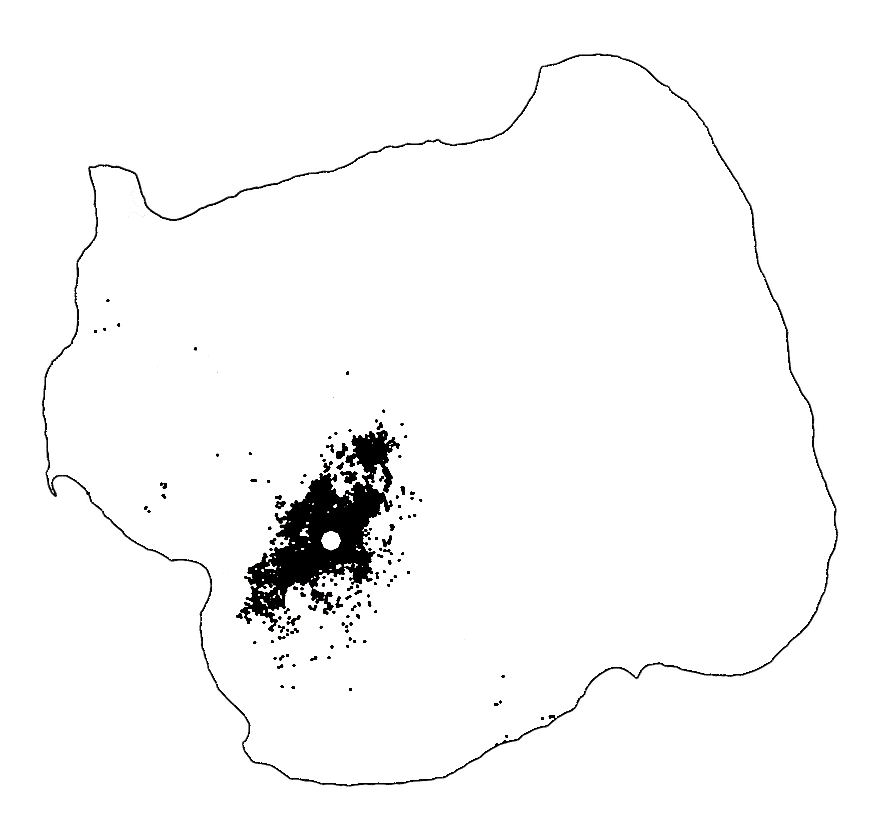
#> input picture data/injections_bk/CJ122.DY.png, 875 x 825 px, given in place of CJ78.FB.png, which was not available
$ jupyter execute --allow-errors marmoset_gradient.ipynb   (shell and % lines are left out)   (older library calls are emulated)   (text cells are left out)
#> lines starting #> are read from the running program, lines starting #| are printed output that depends on the picture; after the words box and inside, x2 and y2 are one past the last pixel; in counts of white or black regions, pixels touching at a corner belong together; pictures that were not available may be replaced by others from this repository, and a replacement may not be noted
[cell 1]

import os, sys
import numpy as np
import pandas as pd
import scipy as sp
from scipy.ndimage import morphology
from sklearn.metrics import pairwise_distances
from PIL import Image, ImageFilter, ImageDraw
import matplotlib.pylab as plt
import matplotlib.cm as cm
import json
import mapalign
from mapalign import embed

def mask_image(filename):

#> called with filename = '../data/injections_bk/CJ78.FB.png'
    imgD = Image.open(filename)
#> imgD is the input picture: PIL image 875x825 RGBA; mean R, G, B, A 247.3, 247.3, 247.2, 6.6
    imgB = np.asarray(imgD).copy()
    imgB[:,:,:3] = np.where(imgB[:,:,:3] < 255, 0., 255.)
    imgB[:,:,3]  = np.where(imgB[:,:,3] > 1, 255., 0.)
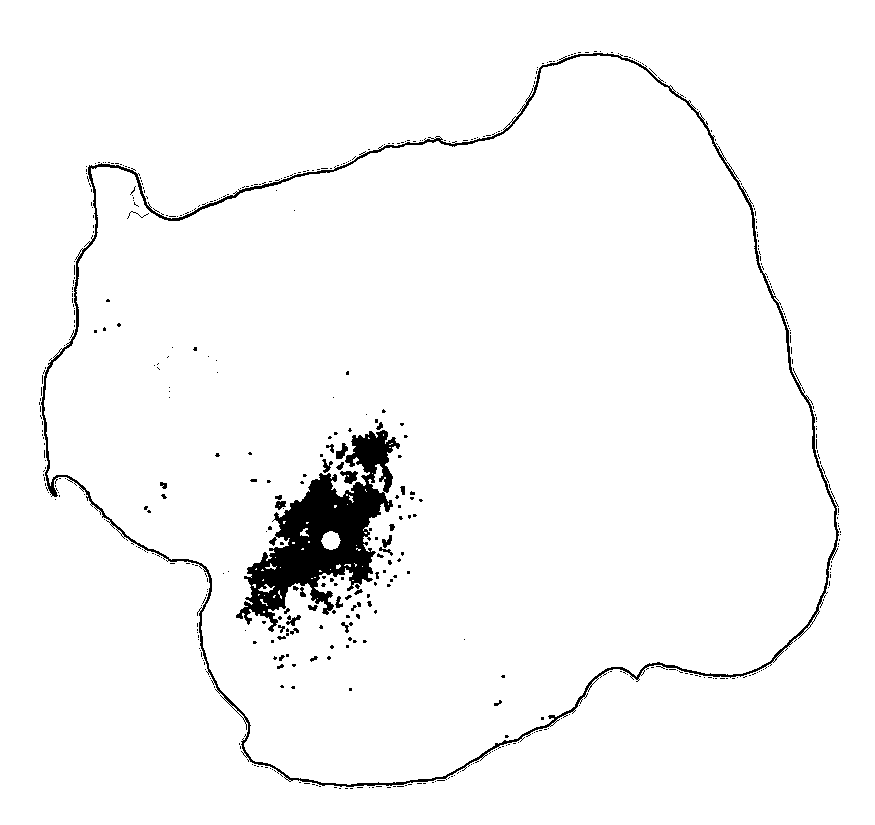
#> imgB: shape (825, 875, 4); mean R, G, B, A 246.7, 246.7, 246.7, 8; transparent parts drawn white

    e = morphology.binary_fill_holes(imgB[:,:,3])
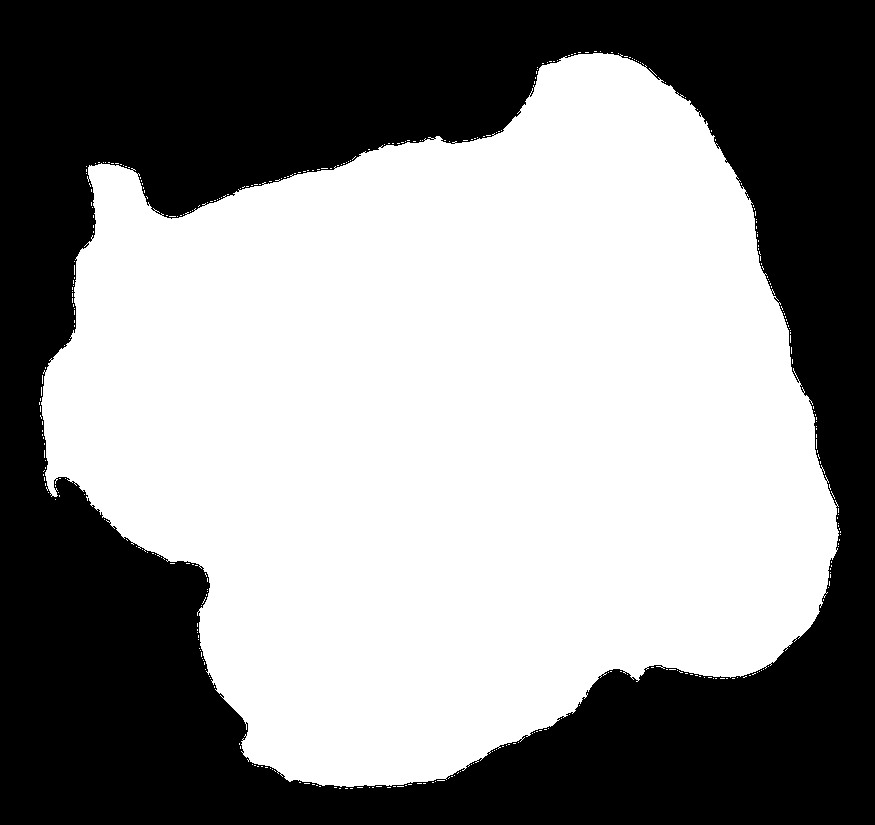
#> e: shape (825, 875) bool; 55.5% white; 1 black region, box (x1, y1, x2, y2) and area: (0, 0, 875, 825) 321261
    e = morphology.binary_closing(e)
#> e: shape (825, 875) bool; 55.8% white; 1 black region, box (x1, y1, x2, y2) and area: (0, 0, 875, 825) 319142
    e = morphology.binary_erosion(e)
#> e: shape (825, 875) bool; 55.4% white; 1 black region, box (x1, y1, x2, y2) and area: (0, 0, 875, 825) 321815
    e = morphology.binary_erosion(e)
#> e: shape (825, 875) bool; 55.1% white; 1 black region, box (x1, y1, x2, y2) and area: (0, 0, 875, 825) 324319
    e = morphology.binary_erosion(e)
#> e: shape (825, 875) bool; 54.7% white; 1 black region, box (x1, y1, x2, y2) and area: (0, 0, 875, 825) 326779
    e = morphology.binary_erosion(e)
#> e: shape (825, 875) bool; 54.4% white; 1 black region, box (x1, y1, x2, y2) and area: (0, 0, 875, 825) 329214
    e = morphology.binary_erosion(e)
#> e: shape (825, 875) bool; 54.1% white; 1 black region, box (x1, y1, x2, y2) and area: (0, 0, 875, 825) 331634
    e = morphology.binary_erosion(e)
#> e: shape (825, 875) bool; 53.7% white; 1 black region, box (x1, y1, x2, y2) and area: (0, 0, 875, 825) 334030
    im = imgB.copy()
    im[:,:,3] = e * im[:,:,3]
    im[:,:,0] = 255. - im[:,:,3]
    im[:,:,1] = 255. - im[:,:,3]
    im[:,:,2] = 255. - im[:,:,3]

    return np.asarray(im).astype('float')

col = {}
col['CTBgr']=1
col['CTBr']=0
col['DY']=[1,2]
col['FB']=2
col['FE']=1
col['FR']=0


def keep_Temp(dfX):
    dfX = dfX[(dfX.target.str.contains("Au")) | (dfX.target.str.contains("TPO")) | (dfX.target.str.contains("TE3")) | (dfX.target.str.contains("PGa"))]
    return dfX

def ind_keepTemp(dfX):
    return dfX[dfX.target.str.contains("Au") | dfX.target.str.contains("TPO") | dfX.target.str.contains("TE3") | dfX.target.str.contains("PGa")].index

def load_data(keepTemp = False):

    df_orig = pd.read_csv('../data/marmoset_brain_architecture_all_injections.txt')
    df_orig = df_orig.drop_duplicates(subset=['case_id', 'tracer_id'])

    if keepTemp:
        df_orig = keep_Temp(df_orig)

    with open('../data/injection_locations_on_flatmap.txt', 'r') as myfile:
        data=myfile.read().split("}, {")
    d = []
    for i in data:
        d.append(i.replace("{","").replace("}",""))
    x = json.loads("{" + d[0]+ "}")
    df = pd.DataFrame(columns=x.keys())
    for i in range(len(d)):
        x = json.loads("{" + d[i] + "}")
        df = df.append(x, ignore_index=True)

    unique_index1 = pd.Index(df['display_name'])
    unique_index2 = pd.Index(df['tracer'])
    unique_index3 = pd.Index(df['region'])

    df['stridx']=df.index

    id_flat = []
    for i,n in enumerate(df_orig['Unnamed: 0']):
        try:
            nx = np.where(unique_index1.str.contains(df_orig['case_id'].iloc[i]) & unique_index2.str.contains(df_orig['tracer_id'].iloc[i]))[0]
            if len(nx) == 1:
                id_flat.append(nx)
            else:
                nx = np.where(unique_index1.str.contains(df_orig['case_id'].iloc[i][:4]) & unique_index2.str.contains(df_orig['tracer_id'].iloc[i]))[0]
                if len(nx) == 1:
                    id_flat.append(nx)
                else:
                    nx = np.where(unique_index1.str.contains(df_orig['case_id'].iloc[i][:5]) & unique_index2.str.contains(df_orig['tracer_id'].iloc[i]))[0]
                    if len(nx) == 1:
                        id_flat.append(nx)
                    else:
                        nx = np.where(unique_index1.str.contains(df_orig['case_id'].iloc[i]) & unique_index2.str.contains(df_orig['tracer_id'].iloc[i]) &
                                      unique_index3.str.contains(df_orig['target'].iloc[i]))[0]
                        if len(nx) == 1:
                            id_flat.append(nx)
                        else:
                            print(df_orig['case_id'].iloc[i],  df_orig['tracer_id'].iloc[i], df_orig['target'].iloc[i])
        except:
            a = 1

    return df_orig, df, id_flat

# Load data
#> (the rest of this cell did not finish here and is left out)

[cell 2]
def make_figure(pairs, cols, filename, no_bkgrd = False, circ_outline = False):

    pairs = np.asarray(pairs)
    p = np.ones((pairs.shape[0], 825, 875, 4)) * 255.

    for i in range(pairs.shape[0]):
        for j in range(np.shape(pairs[i])[0]):
            if j == 0:
                p[i] = mask_image("../data/injections_bk/CJ%s.%s.png" % tuple(pairs[i][j][:])) / 255.
            else:
                p[i] += (mask_image("../data/injections_bk/CJ%s.%s.png" % tuple(pairs[i][j][:])) / 255.)
        p[i] /= np.float(np.shape(pairs[i])[0])
        p[i] *= 255.
        y,x = np.where(p[i][:,:,3] > 2.)
        p[i][y,x,:] = c[cols[i]]

    g = p[:,:,:,:3].copy()
    g[g == 255.] = np.nan
    p[:,:,:,:3] = g
    g = p[:,:,:,3].copy()
    g[g > 1.] = 255.
    g[g <= 1.] = np.nan
    p[:,:,:,3] = g
    b = np.nanmean(p, axis=0)
    b[np.isnan(b)] = 255

    imgT = Image.fromarray(mask_image("../data/injections_bk/CJ%s.%s.png" % tuple(pairs[0][0][:])).astype('uint8')).copy()
    pix = imgT.load()
    for j in range(p.shape[2]):
        for k in range(p.shape[1]):
            pix[j,k] = tuple((255,255,255,255))

    for j in range(p.shape[1]):
        for k in range(p.shape[2]):
            if b[j,k].sum() == 255*4:
                b[j,k] = tuple((255,255,255,0))

    for j in range(p.shape[2]):
        for k in range(p.shape[1]):
            pix[j,k] = tuple([int(f) for f in b[k,j,:]])

    if no_bkgrd:
        bkgd = Image.open("../templates/template_outlines_ai_thin.png")
    else:
        bkgd = Image.open("../templates/template_bw.png")
    bkgd.paste(imgT, (0, 0), imgT)
    outline = Image.open("../templates/template_outlines_ai_thin.png")
    if no_bkgrd:
        bkgd.alpha_composite(outline, (0, 0))
    else:
        bkgd.paste(outline, (0, 0), outline)

    for i in range(pairs.shape[0]):
        for j in range(np.shape(pairs[i])[0]):
            image = Image.new('RGBA', (inj_circ_diam,inj_circ_diam))
            draw = ImageDraw.Draw(image)
            if cols[i] == 5:
                outlineC = 'white'
            else:
                outlineC = 'black'

            if circ_outline:
                outlineC = circ_outline

            draw = draw.ellipse((0, 0, inj_circ_diam-1, inj_circ_diam-1), fill = c[cols[i]], outline = outlineC)
            image.save('../output/circle.png', "PNG")
            circle = Image.open("../output/circle.png")

            idx = int(np.where((df.case_id == 'CJ%s' % pairs[i][j][0]) & (df.tracer == pairs[i][j][1]))[0])
            try:
                bkgd.paste(circle, (int(trans_coords[idx,1].squeeze()-(inj_circ_diam/2)), int(trans_coords[idx,0].squeeze()-(inj_circ_diam/2))), circle)
            except:
                print("problem with " + str(i))
                a = 1

    bkgd.save(filename)
    return bkgd

[cell 3]
# Create summary_figure:

pairs_summary = [[['78', 'FB'],
                ['173', 'DY']],
                [['111', 'FR'],
                ['112', 'FE']],
                [['110', 'FE'],
                ['116', 'FR']],
                [['125X', 'FR'],
                ['75X', 'DY']],
                [['73X', 'FB'],
                ['181', 'DY']],
                [['70X', 'DY'],
                ['178', 'CTBr']]]

#> (the rest of this cell did not finish here and is left out)

[cell 4]
# Create posterior figure:

pairs_posterior = [[['56', 'FB'],
                  ['56', 'FE'],
                  ['56', 'FR']],
                 [['180', 'CTBr'],
                  ['180', 'DY'],
                  ['122', 'FB']]]

#> (the rest of this cell did not finish here and is left out)

#> call 3 of mask_image, with filename = '../data/injections_bk/CJ56.FB.png'
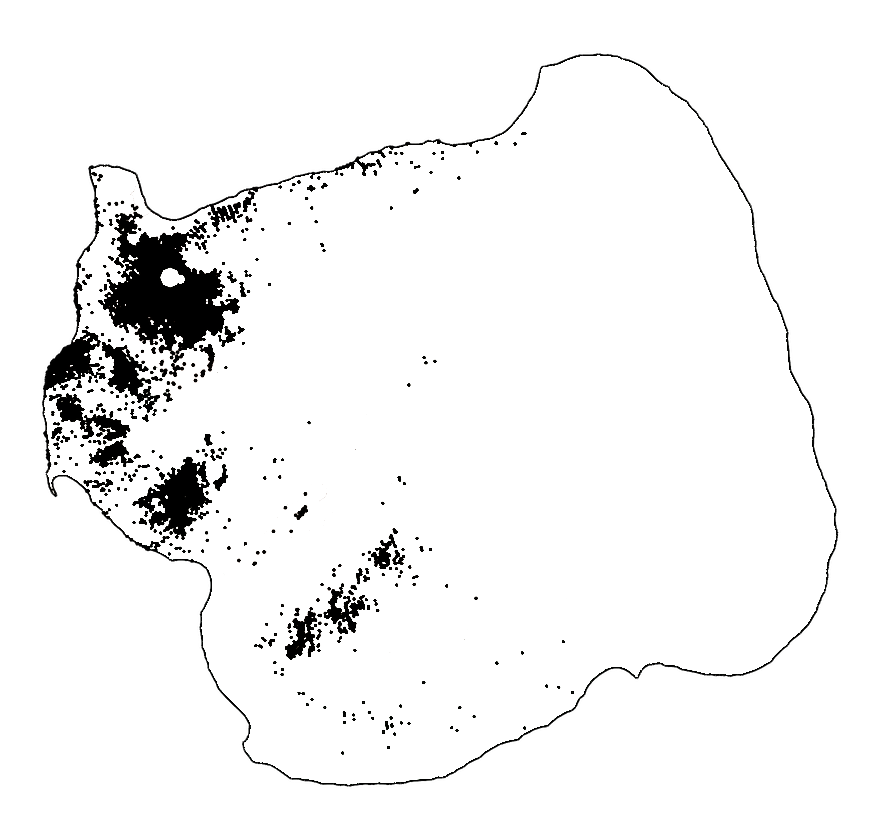
#> input picture data/injections_bk/CJ164.DY.png, 875 x 825 px, given in place of CJ56.FB.png, which was not available
#> in mask_image, imgD is the input picture: PIL image 875x825 RGBA; mean R, G, B, A 242.4, 242.4, 242.3, 11.2
#> in mask_image (call 3), `imgB[:,:,3]  = np.where(imgB[:,:,3] > 1, 255., 0.)`:
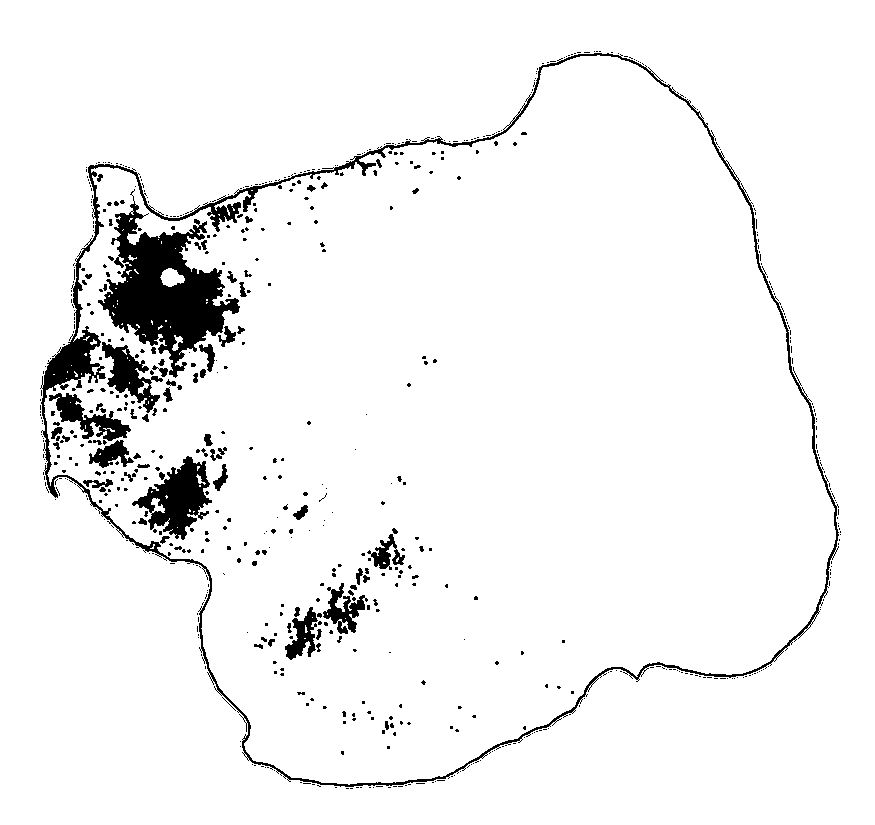
#> imgB: shape (825, 875, 4); mean R, G, B, A 241.7, 241.7, 241.7, 12.9; transparent parts drawn white
#> in mask_image (call 3), `e = morphology.binary_fill_holes(imgB[:,:,3])`: e: shape (825, 875) bool; 55.5% white; 1 black region, box (x1, y1, x2, y2) and area: (0, 0, 875, 825) 321199
#> in mask_image (call 3), `e = morphology.binary_closing(e)`: e: shape (825, 875) bool; 55.8% white; 1 black region, box (x1, y1, x2, y2) and area: (0, 0, 875, 825) 319145
#> in mask_image (call 3), `e = morphology.binary_erosion(e)`: e: shape (825, 875) bool; 55.4% white; 1 black region, box (x1, y1, x2, y2) and area: (0, 0, 875, 825) 321849
#> in mask_image (call 3), `e = morphology.binary_erosion(e)`: e: shape (825, 875) bool; 55.1% white; 1 black region, box (x1, y1, x2, y2) and area: (0, 0, 875, 825) 324348
#> in mask_image (call 3), `e = morphology.binary_erosion(e)`: e: shape (825, 875) bool; 54.7% white; 1 black region, box (x1, y1, x2, y2) and area: (0, 0, 875, 825) 326803
#> in mask_image (call 3), `e = morphology.binary_erosion(e)`: e: shape (825, 875) bool; 54.4% white; 1 black region, box (x1, y1, x2, y2) and area: (0, 0, 875, 825) 329240
#> in mask_image (call 3), `e = morphology.binary_erosion(e)`: e: shape (825, 875) bool; 54.1% white; 1 black region, box (x1, y1, x2, y2) and area: (0, 0, 875, 825) 331664
#> in mask_image (call 3), `e = morphology.binary_erosion(e)`:
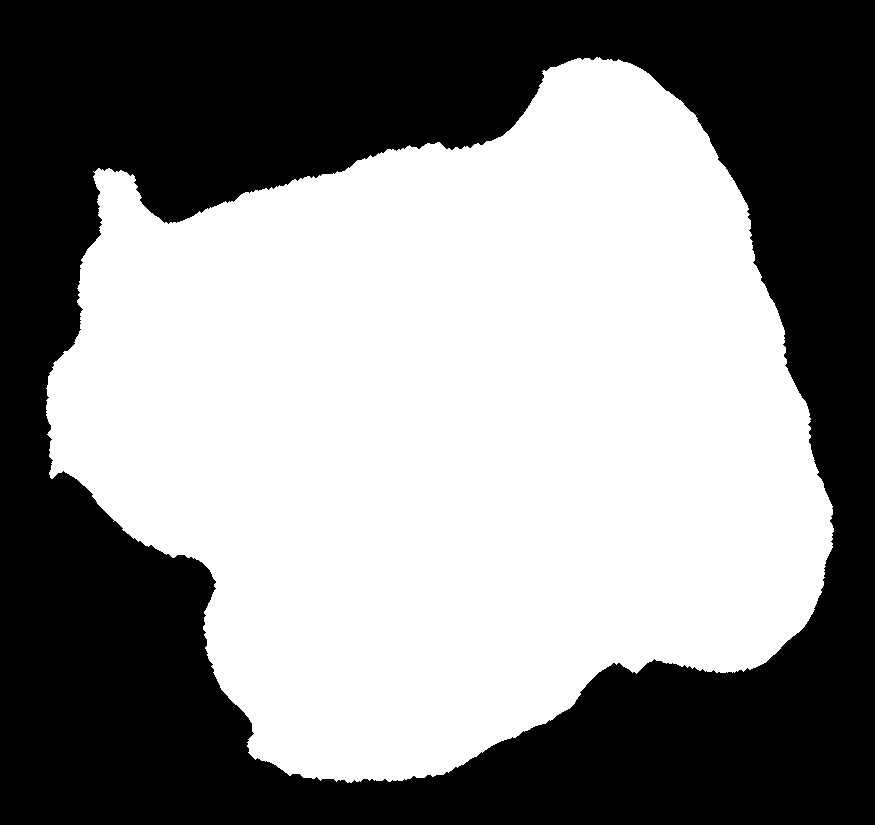
#> e: shape (825, 875) bool; 53.7% white; 1 black region, box (x1, y1, x2, y2) and area: (0, 0, 875, 825) 334061
#> in mask_image (call 3), `im[:,:,2] = 255. - im[:,:,3]`:
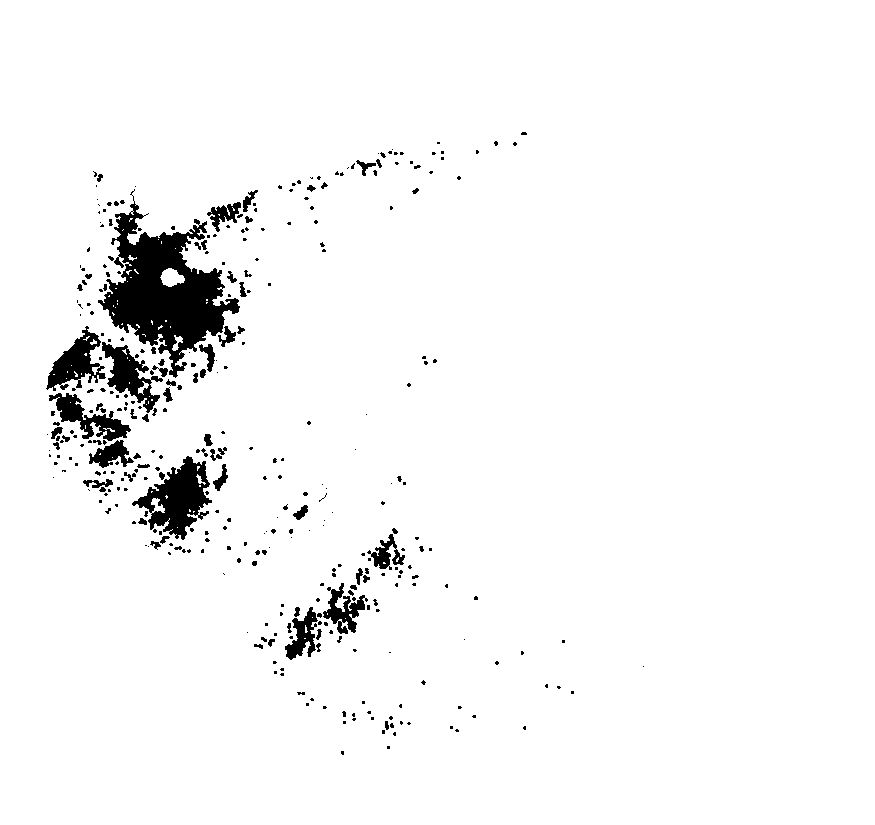
#> im: shape (825, 875, 4); mean R, G, B, A 245.2, 245.2, 245.2, 9.8; transparent parts drawn white

[cell 5]
# Create anterior figure:

pairs_anterior =  [[['73X', 'FR'],
                    ['71R', 'DY'],
                    ['70X', 'DY'],
                    ['71R', 'FB'],
                    ['178', 'CTBr'],
                    ['178', 'CTBgr'],
                    ['181', 'CTBr'],
                    ['70X', 'FB']],
                    [['108', 'FE'],
                     ['125X', 'FR'],
                     ['74', 'FR'],
                     ['94', 'DY'],
                     ['75X', 'DY']]]
#> pairs_anterior = [[['73X', 'FR'], ['71R', 'DY'], ['70X', 'DY'], ['71R', 'FB'], ['178', 'CTBr'], ['178', 'CTBgr'], ['181', 'CTBr'], ['70X', 'FB']], [['108', 'FE'], ['125X', 'FR'], ['74', 'FR'], ['94', 'DY'], ['75X', 'DY']]]

#> (the rest of this cell did not finish here and is left out)


[cell 6]
# make injections map

def vis_res(component, filename, rev_col = 0):
    rev = 1
    if rev_col:
        rev = -1
    emb_sorted = np.argsort(np.argsort(emb[:,component] * rev)) # to reverse colorbar

    coords = np.matrix((np.array(df['flatmap_y']), np.array(df['flatmap_x']), np.ones(len(df['flatmap_x'])))).T
    flat = Image.open("../templates/flat_bw.png")
    a, a, y, x = flat.getbbox()
    sx = 16.5
    sy = sx
    tx = x/2. - 13.
    ty = y/2. + 15.
    transform = np.matrix([[sx, 0., 0.], [0., sy, 0.], [tx, ty, 1.]])
    trans_coords = coords * transform
    trans_coords = np.array(trans_coords[:,:2])

    e = emb[:,component] * rev
    e = e - np.min(e)
    e = e / np.max(e)

    inj_circ_diam = 15
    for n,i in enumerate(range(mat.shape[0])):
        image = Image.new('RGBA', (inj_circ_diam,inj_circ_diam))
        draw = ImageDraw.Draw(image)
        c = np.hstack((np.array(my_cmap(int(np.float(emb_sorted[n])*np.float(my_cmap.N)/np.float(emb.shape[0]))))[range(3)],0.9)) * 255 #
        c = tuple([int(j) for j in c])
        draw = draw.ellipse((0, 0, inj_circ_diam-1, inj_circ_diam-1), fill = c, outline ='black')
        image.save('../output/circle.png', "PNG")
        circle = Image.open("../output/circle.png")
        try:
            flat.paste(circle, (int(trans_coords[id_flat[i],1].squeeze()-(inj_circ_diam/2)), int(trans_coords[id_flat[i],0].squeeze()-(inj_circ_diam/2))), circle)
        except:
            print("problem with " + str(i))
            a = 1

    flat.save(filename, "PNG")
    return flat

# [56 lines left out: function load_mat, not called in this run]

#> (a cell that did not finish here is left out)

#> (a cell that did not finish here is left out)

#> (a cell that did not finish here is left out)

mat = load_mat(df_orig, df, id_flat)
aff = 1 - pairwise_distances(mat, metric='jaccard')
emb = embed.compute_diffusion_map(aff, n_components=3)

#> (a cell that did not finish here is left out)
